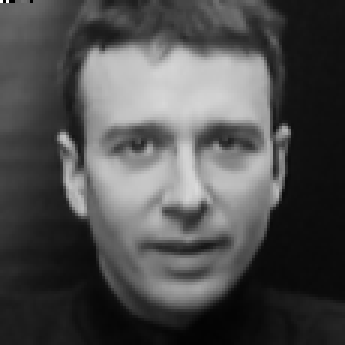
#> input picture tests/data/ImageUtils/0000_02212.pgm, 115 x 115 px, given in place of the camera (shown 3 times larger)
$ python thresholding_experiment.py
#> lines starting #> are read from the running program, lines starting #| are printed output that depends on the picture; after the words box and inside, x2 and y2 are one past the last pixel; in counts of white or black regions, pixels touching at a corner belong together
import cv2

if __name__ == '__main__':

    cap = cv2.VideoCapture(0)
    while True:
        ret, image = cap.read()
#> image is the input picture: shape (115, 115, 3); min 0, max 255, mean 78.4

        image = cv2.resize(image, (500, 500))
#> image: shape (500, 500, 3)
        image = cv2.cvtColor(image, cv2.COLOR_BGR2GRAY)
#> image: shape (500, 500)
        ret1, adaptive_threshold = cv2.threshold(image, 127, 255, cv2.THRESH_BINARY)
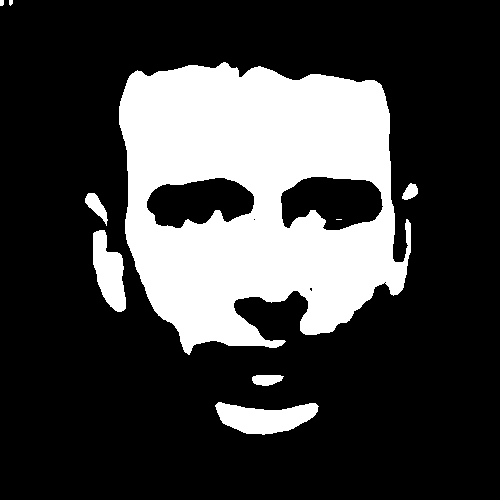
#> adaptive_threshold: shape (500, 500); 24.9% white; 9 white regions (1 under 20 px), largest, box (x1, y1, x2, y2) and area: (119, 62, 411, 355) 57409, (215, 402, 319, 435) 2188, (93, 230, 126, 312) 1720
        image = cv2.medianBlur(image, ksize=5)
        thres = cv2.adaptiveThreshold(image, 255, cv2.ADAPTIVE_THRESH_GAUSSIAN_C, cv2.THRESH_BINARY, 11, 20)
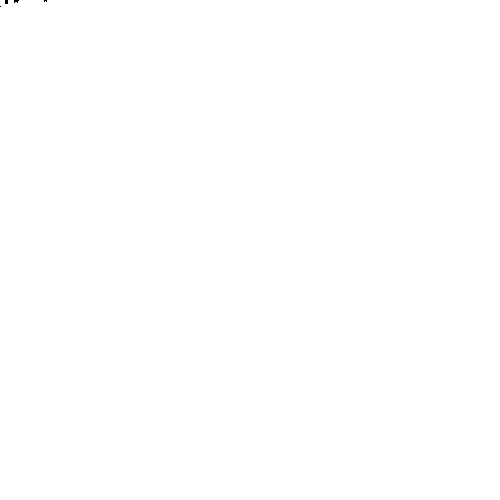
#> thres: shape (500, 500); 100% white; 4 black regions (4 under 20 px)
        edges = cv2.cornerHarris(thres, 2, 3, 0.5)
        cv2.imshow('image', image)
        cv2.imshow('Threshold', adaptive_threshold)
        cv2.imshow('adaptive', thres)
        cv2.imshow('eges', edges)
        if cv2.waitKey(1) and 0xff == ord('q'):
#> (key q is pressed here)
            break

    cap.release()
    cv2.destroyAllWindows()

$ run again, on tests/data/ImageUtils/0008_003.jpg
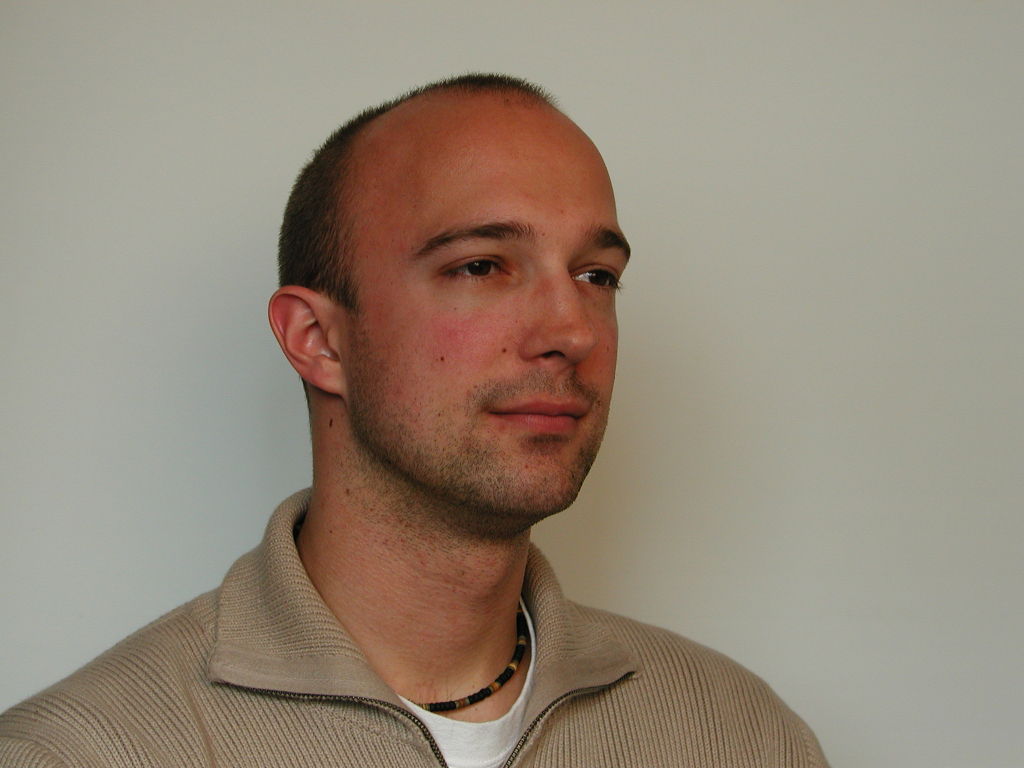
#> input picture tests/data/ImageUtils/0008_003.jpg, 2048 x 1536 px, given in place of the camera (shown at 1/2 size)
#> image is the input picture: shape (1536, 2048, 3); mean B, G, R 120.8, 136.3, 149.3
#> `ret1, adaptive_threshold = cv2.threshold(image, 127, 255, cv2.THRESH_B..`:
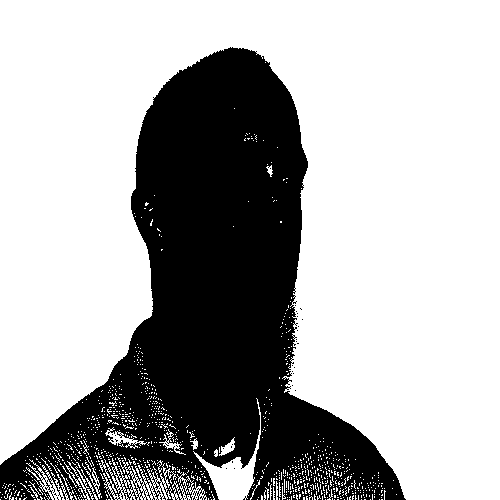
#> adaptive_threshold: shape (500, 500); 67.8% white; 37 black regions (36 under 20 px), largest, box (x1, y1, x2, y2) and area: (0, 47, 406, 500) 80352
#> `thres = cv2.adaptiveThreshold(image, 255, cv2.ADAPTIVE_THRESH_GAUSSIAN..`:
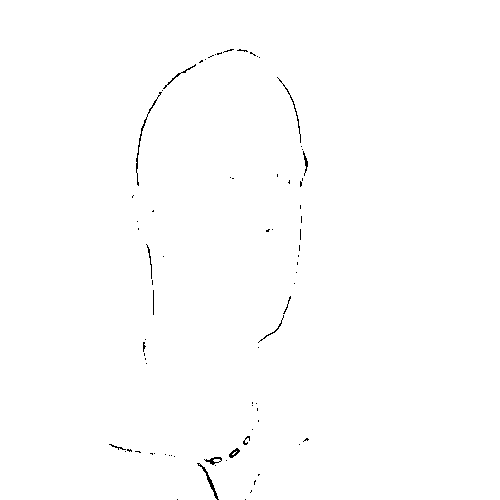
#> thres: shape (500, 500); 99.6% white; black in thin lines or dots, all inside (x1, y1, x2, y2) = (109, 49, 309, 500)
